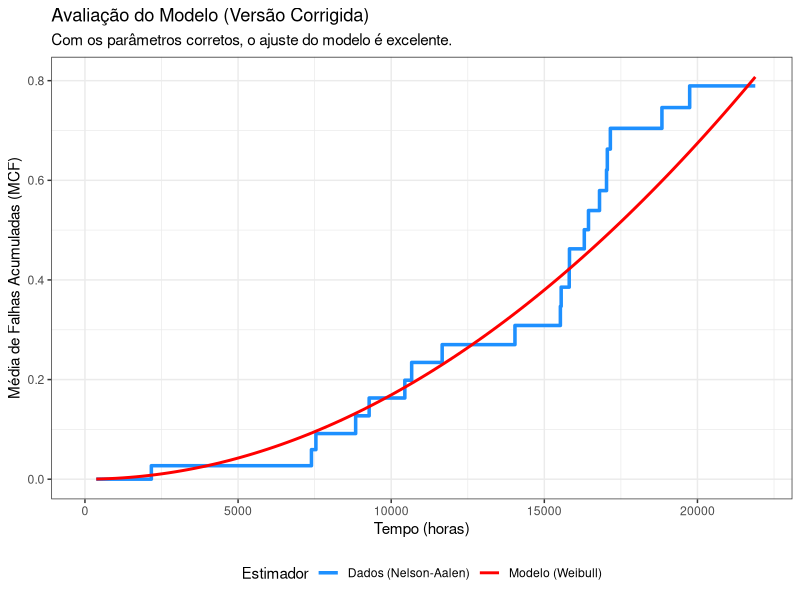
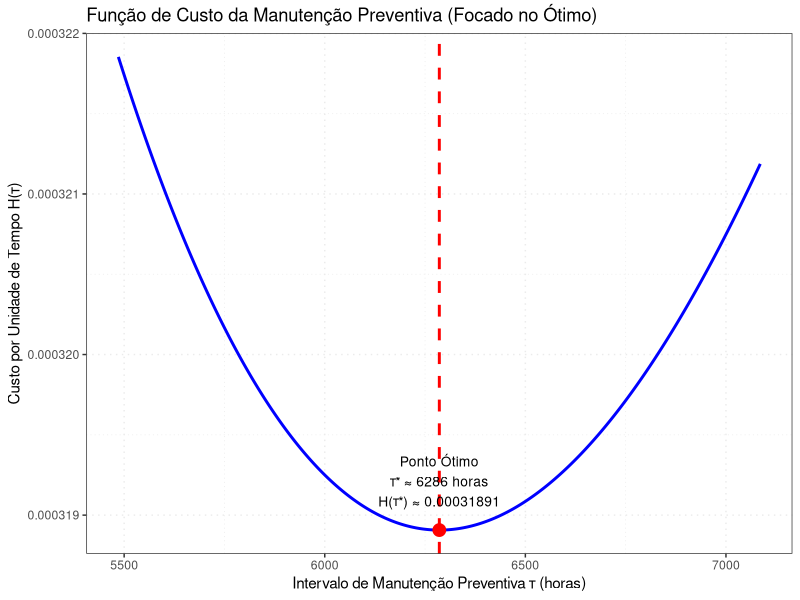

The R source for these figures, in order:
## ---- chunk 1
library(dplyr)
library(ggplot2)
library(survival)
knitr::opts_chunk$set(echo = TRUE, message = FALSE, warning = FALSE, fig.align = 'center')
## ---- chunk 2
dados_trafo <- data.frame(
Equi = c(1, 1, 1, 2, 2, 2, 3, 3, 4, 5, 6, 7, 7, 8, 8, 9, 9, 10, 11, 12, 12, 12, 13, 14, 14, 14, 15, 16, 16, 17, 17, 18, 19, 20, 20, 20, 21, 22, 23, 23, 24, 24, 25, 26, 27, 27, 28, 28, 29, 30, 30, 31, 32, 33, 34, 35, 36, 37, 38, 39, 40),
Failure_Time = c(8839, 17057, 21887, 9280, 16442, 21887, 10445, 13533, 7902, 8414, 13331, 17156, 21887, 16305, 21887, 16802, 21887, 4881, 16625, 7396, 7541, 19590, 2211, 15821, 19746, 19877, 1927, 15813, 21886, 15524, 21886, 21440, 369, 11664, 17031, 21857, 7544, 6039, 2168, 6698, 18840, 21879, 2288, 2499, 10668, 16838, 15550, 21887, 1616, 14041, 20004, 21888, 21888, 21888, 21888, 21888, 21888, 21888, 21888, 21888, 21888),
Censura = c(1, 1, 0, 1, 1, 0, 1, 0, 0, 0, 0, 1, 0, 1, 0, 1, 0, 0, 0, 1, 1, 0, 0, 1, 1, 0, 0, 1, 0, 1, 0, 0, 0, 1, 1, 0, 0, 0, 1, 0, 1, 0, 0, 0, 1, 0, 1, 0, 0, 1, 0, 0, 0, 0, 0, 0, 0, 0, 0, 0, 0)
)

dados_lista <- dados_trafo %>%
  group_by(Equi) %>%
  summarise(
    falhas = list(Failure_Time[Censura == 1]),
    tempo_final = max(Failure_Time)
  )

neg_log_likelihood_plp <- function(params, dados) {
  beta <- params[1]; theta <- params[2]
  if (beta <= 0 || theta <= 0) return(Inf)

  total_log_likelihood <- sum(sapply(1:nrow(dados), function(i) {
    tempos_falha <- unlist(dados$falhas[[i]])
    tempo_max <- dados$tempo_final[i]
    
    log_intensidade <- 0
    if (length(tempos_falha) > 0) {
      log_intensidade <- sum(dweibull(tempos_falha, shape = beta, scale = theta, log = TRUE) -
                               pweibull(tempos_falha, shape = beta, scale = theta, lower.tail = FALSE, log.p = TRUE))
    }
    intensidade_acumulada <- (tempo_max / theta)^beta
    
    log_likelihood_unit <- log_intensidade - intensidade_acumulada
    return(log_likelihood_unit)
  }))

  return(-total_log_likelihood)
}

valores_iniciais <- c(2.0, 20000)
otimizacao_corrigida <- optim(
  par = valores_iniciais, 
  fn = neg_log_likelihood_plp, 
  dados = dados_lista,
  method = "BFGS",
  control = list(parscale = valores_iniciais)
)
beta_estimado_correto <- otimizacao_corrigida$par[1]
theta_estimado_correto <- otimizacao_corrigida$par[2]
## ---- chunk 3
cat("Parâmetros do Modelo Power Law Process (PLP) Estimados via MLE:\n\n")
cat(paste0("  - **Beta (Forma):** ", round(beta_estimado_correto, 4), "\n"))
cat(paste0("  - **Theta (Escala):** ", round(theta_estimado_correto, 2), "\n"))
## ---- chunk 4
dados_intervalo <- dados_trafo %>% group_by(Equi) %>%
  mutate(tempo_inicio = lag(Failure_Time, default=0), evento = Censura, tempo_fim = Failure_Time)
surv_obj <- Surv(time=dados_intervalo$tempo_inicio, time2=dados_intervalo$tempo_fim, event=dados_intervalo$evento)
fit_na <- survfit(surv_obj ~ 1)
mcf_na_data <- data.frame(tempo = fit_na$time, mcf = fit_na$cumhaz)

mcf_parametrica <- function(t, beta, theta) { (t / theta)^beta }

ggplot(mcf_na_data, aes(x = tempo, y = mcf)) +
  geom_step(aes(color = "Dados (Nelson-Aalen)"), size = 1.2) +
  stat_function(fun = mcf_parametrica, args = list(beta = beta_estimado_correto, theta = theta_estimado_correto),
                aes(color = "Modelo (Weibull)"), size = 1) +
  labs(title = "Avaliação do Modelo (Versão Corrigida)",
       subtitle = "Com os parâmetros corretos, o ajuste do modelo é excelente.",
       x = "Tempo (horas)", y = "Média de Falhas Acumuladas (MCF)", color = "Estimador") +
  scale_color_manual(values = c("Dados (Nelson-Aalen)" = "dodgerblue", "Modelo (Weibull)" = "red")) +
  theme_bw() +
  theme(legend.position = "bottom") +
  coord_cartesian(xlim = c(0, 22000))
## ---- chunk 5
C_PM <- 1; C_MR <- 15
tau_otimo <- theta_estimado_correto * (C_PM / ((beta_estimado_correto - 1) * C_MR))^(1 / beta_estimado_correto)
funcao_custo_H <- function(tau, beta, theta, cpm, cmr) { (cpm + cmr * (tau / theta)^beta) / tau }
custo_otimo <- funcao_custo_H(tau_otimo, beta_estimado_correto, theta_estimado_correto, C_PM, C_MR)

intervalo_tau <- seq(tau_otimo - 800, tau_otimo + 800, length.out = 500)
dados_custo <- data.frame(tau = intervalo_tau, 
                          custo = funcao_custo_H(intervalo_tau, beta_estimado_correto, theta_estimado_correto, C_PM, C_MR))

ggplot(dados_custo, aes(x = tau, y = custo)) +
  geom_line(color = "blue", size = 1) +
  geom_vline(xintercept = tau_otimo, color = "red", linetype = "dashed", size = 1) +
  annotate("point", x = tau_otimo, y = custo_otimo, color = "red", size = 4) +
  annotate("text", 
           x = tau_otimo, 
           y = custo_otimo + (max(dados_custo$custo, na.rm = TRUE) - min(dados_custo$custo, na.rm = TRUE))*0.05, 
           label = paste0("Ponto Ótimo\nτ* ≈ ", round(tau_otimo), " horas\nH(τ*) ≈ ", format(custo_otimo, scientific = FALSE, digits = 5)),
           hjust = 0.5, vjust = 0, 
           size=3.5
           ) +
  labs(title = "Função de Custo da Manutenção Preventiva (Focado no Ótimo)",
       x = "Intervalo de Manutenção Preventiva τ (horas)",
       y = "Custo por Unidade de Tempo H(τ)") +
  theme_bw() +
  theme(panel.grid.major = element_line(linetype = 'dotted'),
        panel.grid.minor = element_line(linetype = 'dotted'))
## ---- chunk 6
cat(paste0("  - **Intervalo ótimo (τ*):** ", round(tau_otimo), " horas.\n"))
cat(paste0("  - **Equivalente a:** Aproximadamente ", round(tau_otimo/24), " dias.\n"))
